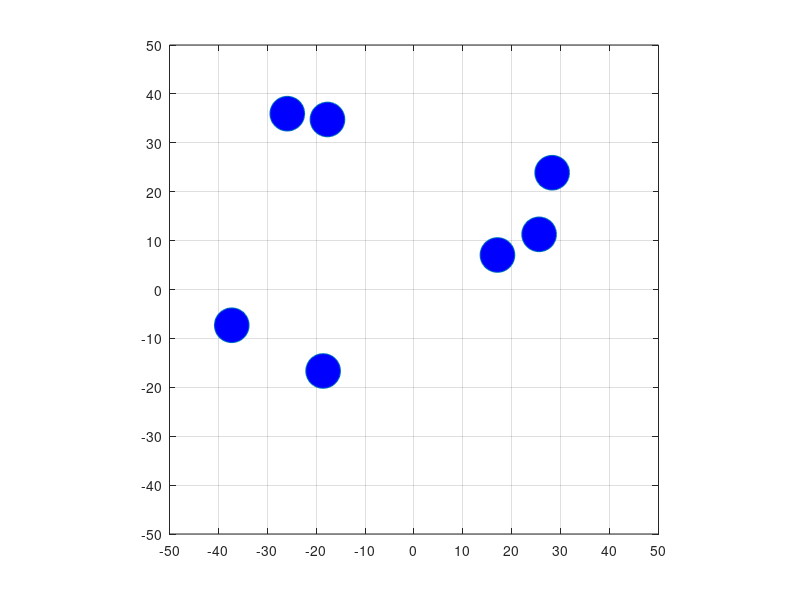

Here is the MATLAB script that generated this plot: (Note: this script raises an error after producing the figure.)
clc; clear; close all

%% Initialise particles' state
nPart = 7; % no. of particles
initX = (40 - -40).*rand(1,nPart) + -40; % X-coordinate
initY = (40 - -40).*rand(1,nPart) + -40; % Y-coordinate
size = 10; % particle diameter
angle = (360 - 0).*rand(1,nPart) + 0; % angle w.r.t x-axis
discreteSpeed = 0.5 .* ones(1,nPart); % fixed discretized speed in units/iteration
box_xmax = 100; % max box width
box_ymax = 100; % max box breadth
time = 10000; % equal to iterations
isCollision = zeros(nPart,nPart); % collision detection matrix

%% Simulate particles
X = zeros(time,length(initX));
Y = zeros(time,length(initY));
X(1,:) = initX;
Y(1,:) = initY;

velX = discreteSpeed.*cosd(angle);
velY = discreteSpeed.*sind(angle);

xmax = box_xmax/2 - size/2;
xmin = -box_xmax/2 + size/2;
ymax = box_ymax/2 - size/2;
ymin = -box_ymax/2 + size/2;

p=plot(X(1,:),Y(1,:),'o','MarkerFaceColor','blue', 'MarkerSize', size*2.5);
axis equal;
axis([-box_xmax/2 box_xmax/2 -box_ymax/2 box_ymax/2]);
xticks(-box_xmax/2:10:box_xmax/2);
yticks(-box_ymax/2:10:box_ymax/2);
grid on;
drawnow;

% calculate particles' coordinates for all times
for i = 2:time
    % move particle
    X(i,:) = X(i-1,:) + velX;
    Y(i,:) = Y(i-1,:) + velY;

    % detect collision
    for m = 1:nPart-1
        for n = m+1:nPart
            dist = sqrt((abs(X(i,m) - X(i,n)))^2 + (abs(Y(i,m) - Y(i,n)))^2);
            if dist < size
                isCollision(m,n) = 1; isCollision(n,m) = 1;
            else
                isCollision(m,n) = 0; isCollision(n,m) = 0;
            end
        end
    end

    % collision with particle
    for m = 1:nPart-1
        for n = m+1:nPart
            if isCollision(m,n) == 1
                slopeVect = [(X(i,m) - X(i,n)) (Y(i,m) - Y(i,n))];
                slopeVect = slopeVect/norm(slopeVect); % unit vector
                velVect_m = [velX(m) velY(m)];
                velVect_n = [velX(n) velY(n)];
                
                % resolve velX and velY along line-of-collision coordinates
                velParallel = [dot(velVect_m,slopeVect)*slopeVect; dot(velVect_n,slopeVect)*slopeVect];
                velPerpendicular = [velVect_m; velVect_n] - velParallel;

                % exchange momentum (parallel velocities swap if same mass)
                velParallel([1 2],:) = velParallel([2 1],:);

                % resolve velocities in velX and velY directions
                velX([m n]) = [velParallel(1,1)+velPerpendicular(1,1), velParallel(2,1)+velPerpendicular(2,1)];
                velY([m n]) = [velParallel(1,2)+velPerpendicular(1,2), velParallel(2,2)+velPerpendicular(2,2)];
            end
        end
    end

    % collision with wall
    velX = velX.*(((X(i,:) > xmax) + (X(i,:) < xmin) - 0.5)/(-0.5));
    velY = velY.*(((Y(i,:) > ymax) + (Y(i,:) < ymin) - 0.5)/(-0.5));
    X(i,:) = X(i,:) - 2*((X(i,:) > xmax).*rem(X(i,:), xmax));
    Y(i,:) = Y(i,:) - 2*((Y(i,:) > ymax).*rem(Y(i,:), ymax));
    X(i,:) = X(i,:) + 2*((X(i,:) < xmin).*abs(rem(X(i,:), xmin)));
    Y(i,:) = Y(i,:) + 2*((Y(i,:) < ymin).*abs(rem(Y(i,:), ymin)));

    % animate particles
    % w = waitforbuttonpress;
    % if w == 1
    %     p.XData = X(i,:);
    %     p.YData = Y(i,:);
    %     drawnow;
    % end
end

% animate particles and make video
% v = VideoWriter('gas');
% v.Quality = 100;
% open(v);
for i = 2:time
    % w = waitforbuttonpress;
    % if w == 1
    %     p.XData = X(i,:);
    %     p.YData = Y(i,:);
    %     drawnow;
    % end
    p.XData = X(i,:);
    p.YData = Y(i,:);
    drawnow;
    frame = getframe(gcf);
    % writeVideo(v, frame);
end
% close(v);